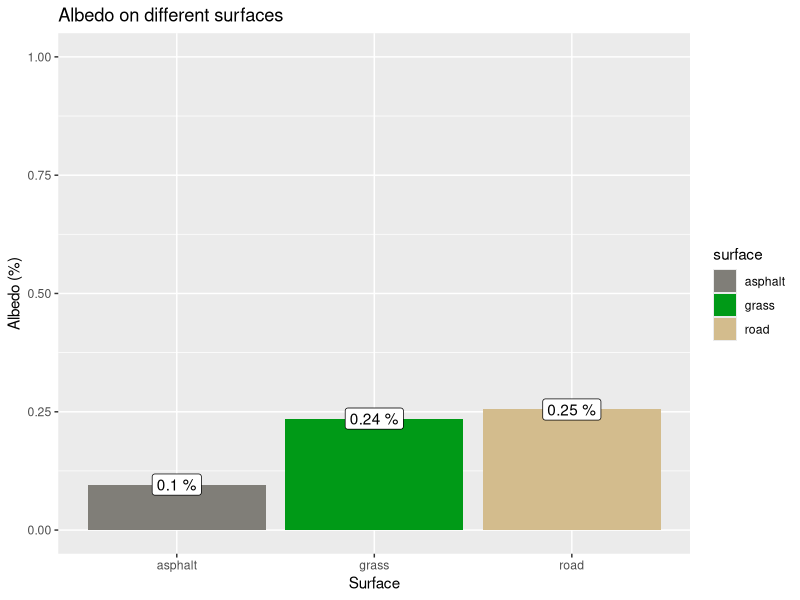
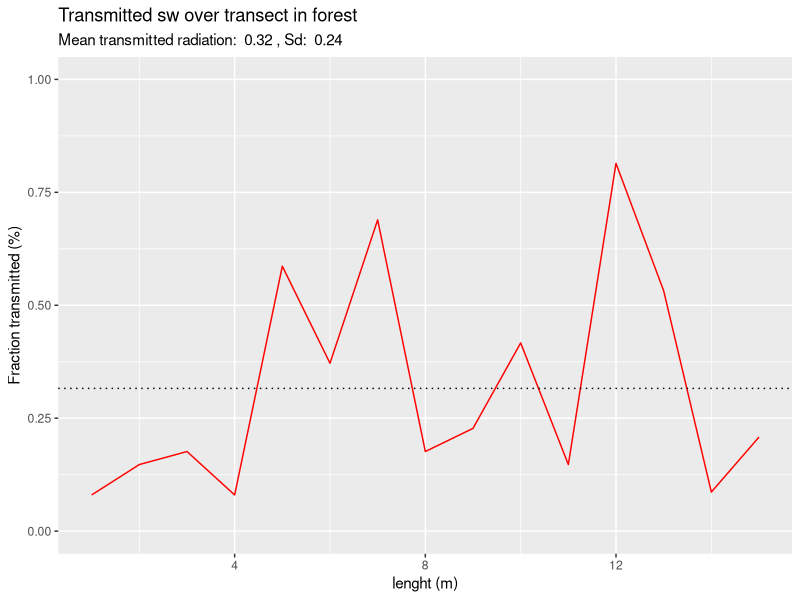

These figures' R source, in order:
## ---- chunk 1
library(tidyverse)

## ---- chunk 2
s_sens <- 4.49 # sensor sensitivity 10e-6 V / W m-2
sw_in <- 3.12 * 1000 / s_sens
refl <- tribble(
  ~ surface,  ~ voltage,
  "grass" ,  0.71,
  "grass" ,  0.76,
  "road",  0.78,
  "road",  0.81,
  "asphalt",  0.3
) %>%
  mutate(radiation = voltage * 1000 / s_sens, # need to convert micro volts in mV
         albedo = radiation / sw_in) %>%
  group_by(surface, )%>%
  summarize_all(mean)
## ---- chunk 3
trans <- read_csv("data/sw_transmitted_canopy.csv", comment = "#") %>%
  mutate(radiation = voltage * 1000 / s_sens, # need to convert micro volts in mV
         frac_trans = radiation / sw_in, 
         x=seq_along(radiation))

frac_trans_mean <- mean(trans$frac_trans)
frac_trans_sd <- sd(trans$frac_trans)
## ---- chunk 4
ggplot(refl) +
  geom_bar(aes(x=surface, y=albedo, fill=surface), stat="identity") +
  geom_label(aes(x=surface, y=albedo, label=paste(round(albedo, 2), "%"))) +
  scale_fill_manual(values=c("grass" = "#009A17",
                             "road" = "#D3BC8D",
                             "asphalt" = "#807E78"),
                    ) +
  ylim(0,1) +
  labs(title="Albedo on different surfaces", x= "Surface", y="Albedo (%)")
 
## ---- chunk 5
ggplot(trans) + 
  geom_path(aes(x=x, y=frac_trans), colour="red")+
  geom_hline(yintercept = frac_trans_mean, linetype="dotted") +
  ylim(0,1)+
  labs(title="Transmitted sw over transect in forest", x="lenght (m)", y="Fraction transmitted (%)",
       subtitle = paste("Mean transmitted radiation: ", round(frac_trans_mean, 2), ", Sd: ", round(frac_trans_sd,2)))
